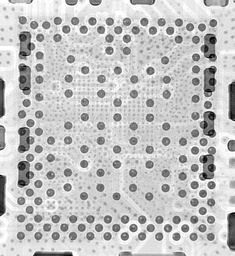
#> input picture Intel_obj.v2i.yolov8/train/images/01_jpg.rf.80566d19cb13634ce2fffab6ac338d84.jpg, 235 x 256 px, shrunk from 836 x 910 before the run; its folder holds only this picture in this run
$ python -i new_detection_loop.py   (imports and definitions only)
#> lines starting #> are read from the running program, lines starting #| are printed output that depends on the picture; after the words box and inside, x2 and y2 are one past the last pixel; in counts of white or black regions, pixels touching at a corner belong together
#> in process_pipeline, img is the input picture: shape (256, 235, 3); min 0, max 255, mean 195.5
import cv2
import numpy as np
import os
import glob

def segment_solder_balls(image):
    # Step 1: Slicing & Adaptive Thresholding [cite: 104, 105]
    gray = cv2.cvtColor(image, cv2.COLOR_BGR2GRAY)

    #Apply CLAHE (Contrast Limited Adaptive Histogram Equalization)
    # This will correct the ligh&dark unevenness of the X-ray images
    clahe = cv2.createCLAHE(clipLimit=2.0, tileGridSize=(8,8))
    enhanced_gray = clahe.apply(gray)
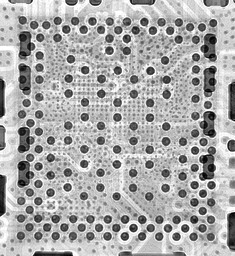
#> enhanced_gray: shape (256, 235); min 1, max 255, mean 171.2

    thresh = cv2.adaptiveThreshold(gray, 255, cv2.ADAPTIVE_THRESH_GAUSSIAN_C,
                                   cv2.THRESH_BINARY_INV, 15, 2)
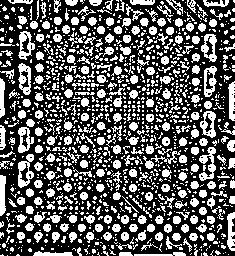
#> thresh: shape (256, 235); 36.3% white; 1338 white regions (1043 under 20 px), largest, box (x1, y1, x2, y2) and area: (18, 154, 34, 188) 278, (199, 147, 216, 181) 269, (18, 63, 31, 95) 248

    # Step 2: Circle Detection [cite: 107]
    circles = cv2.HoughCircles(thresh, cv2.HOUGH_GRADIENT, dp=1.2, minDist=30,
                               param1=50, param2=30, minRadius=10, maxRadius=50)
#> circles = 46 rows, first 8: [90.6, 121.8, 49.24], [150.6, 89.4, 49.24], [125.4, 132.6, 49.24], [142.2, 190.2, 49.24], [120.6, 89.4, 49.24], [75, 154.2, 49.24], [67.8, 78.6, 49.24], [103.8, 60.6, 49.24]

    #TUNING: param2 changes from 30 to 20
    #(Lower param2 = detects more circles, if false circles come change to 22-25)

    circles = cv2.HoughCircles(thresh, cv2.HOUGH_GRADIENT, dp=1.2, minDist=20, param1=50, param2=20, minRadius=5, maxRadius=60)
#> circles = 104 rows, first 8: [126.6, 149.4, 59.24], [139.8, 76.2, 59.24], [106.2, 113.4, 59.24], [139.8, 101.4, 59.24], [91.8, 153, 59.24], [174.6, 96.6, 53.96], [168.6, 185.4, 59.24], [155.4, 167.4, 57.92]

    if circles is not None:
        circles = np.uint16(np.around(circles))
#> circles = 104 rows, first 8: [127, 149, 59], [140, 76, 59], [106, 113, 59], [140, 101, 59], [92, 153, 59], [175, 97, 54], [169, 185, 59], [155, 167, 58]
        return circles[0, :]
    return []

def radial_scan_voids(ball_img, radius_max):
    # Step 3: Multi-directional Radial Scanning [cite: 162, 169]
    height, width = ball_img.shape
    center_x, center_y = width // 2, height // 2
    void_mask = np.zeros_like(ball_img)

    #NEW: Dynamic Thresholding Logic
    # 1. Calculate only the average intensity inside the circle, (avoiding the corners of the circles)
    mask = np.zeros_like(ball_img)
    cv2.circle(mask, (center_x, center_y), radius_max, 255, -1)
    mean_intensity = cv2.mean(ball_img, mask=mask)[0]

    # 2. Voids are mostly brighter as compared to all of the background pixels
    # According to the paper absolute should be difference > 6, but we will take a bit of margin.
    # TUNING: If voids are not getting detected tweak this absolute difference to be > 5 or 10, if you encounter noise tweak it to 20
    intensity_offset = 12

    # Paper suggests scanning from r_max down to 1 [cite: 169]
    for r in range(radius_max, 0, -1):
        # Angular scan from 0 to 360 degrees [cite: 189]
        for angle in range(0, 360, 2):
            theta = np.deg2rad(angle)
            x = int(center_x + r * np.cos(theta))
            y = int(center_y + r * np.sin(theta))

            if 0 <= x < width and 0 <= y < height:
                # Void Condition: Intensity check [cite: 195]
                # In X-rays, voids are usually brighter [cite: 52]
                if ball_img[y, x] > (mean_intensity + intensity_offset): # Placeholder for intensity threshold
                    void_mask[y, x] = 255

    # Step 4: Connectivity & Filtering [cite: 223, 224]
    # Remove noise smaller than 9 pixels
    num_labels, labels, stats, centroids = cv2.connectedComponentsWithStats(void_mask, connectivity=8)
    final_mask = np.zeros_like(void_mask)
    for i in range(1, num_labels):
        if stats[i, cv2.CC_STAT_AREA] >= 9:
            final_mask[labels == i] = 255

    return final_mask

def process_pipeline(img_path, base_output_dir):
    img = cv2.imread(img_path)
    if img is None:
        print(f"⚠️ Error: Image read nahi ho payi: {img_path}")
        return

    # Image ka naam nikalna (e.g., '35.jpg' -> '35')
    img_filename = os.path.basename(img_path)
    img_name_without_ext = os.path.splitext(img_filename)[0]

    # 1. Is specific image ke liye alag output directory banayein
    img_output_dir = os.path.join(base_output_dir, img_name_without_ext)
    os.makedirs(img_output_dir, exist_ok=True)

    balls = segment_solder_balls(img)
#> balls has the same summary as circles in segment_solder_balls
    gray = cv2.cvtColor(img, cv2.COLOR_BGR2GRAY)

    # 2. Original image ki ek copy banayein mapping ke liye
    final_overlay = img.copy()

    print(f"🔄 Processing: {img_filename} - Found {len(balls)} balls.")
#| 🔄 Processing: 01_jpg.rf.80566d19cb13634ce2fffab6ac338d84.jpg - Found 104 balls.

    for i, (x, y, r) in enumerate(balls):
        # Boundary constraints
        y1, y2 = max(0, y-r), min(gray.shape[0], y+r)
        x1, x2 = max(0, x-r), min(gray.shape[1], x+r)

        # Har ball ko crop karna
        crop = gray[y1:y2, x1:x2]
        if crop.size == 0: continue

        # Void detection apply karna
        voids = radial_scan_voids(crop, r)

        # Void Percentage calculate karna [cite: 231]
        void_area = np.sum(voids == 255)
        ball_area = np.pi * (r**2)
        percentage = (void_area / ball_area) * 100

        # 3. Individual results save karein
        cv2.imwrite(os.path.join(img_output_dir, f"ball_{i}_original.jpg"), crop)
        cv2.imwrite(os.path.join(img_output_dir, f"ball_{i}_voids.png"), voids)

        # 4. Remapping onto Original Image
        void_y_indices, void_x_indices = np.where(voids == 255)
        orig_y = void_y_indices + y1
        orig_x = void_x_indices + x1

        final_overlay[orig_y, orig_x] = [0, 0, 255] # Red voids

        # Solder ball ko visualize karne ke liye ek blue circle aur text
        cv2.circle(final_overlay, (x, y), r, (255, 0, 0), 1)
        cv2.putText(final_overlay, f"{percentage:.1f}%", (x - int(r*0.8), y - r - 5),
                    cv2.FONT_HERSHEY_SIMPLEX, 0.4, (0, 255, 0), 1)
#> this loop made 104 passes
#> (x, y, r, y1, y2, x1, x2, height in radial_scan_voids) on passes 1 to 12: (127, 149, 59, 90, 208, 68, 186, 118), (140, 76, 59, 17, 135, 81, 199, 118), (106, 113, 59, 54, 172, 47, 165, 118), (140, 101, 59, 42, 160, 81, 199, 118), (92, 153, 59, 94, 212, 33, 151, 118), (175, 97, 54, 43, 151, 121, 229, 108), (169, 185, 59, 126, 244, 110, 228, 118), (155, 167, 58, 109, 225, 97, 213, 116), (133, 193, 54, 139, 247, 79, 187, 108), (111, 172, 53, 119, 225, 58, 164, 106), (64, 184, 55, 129, 239, 9, 119, 110), (62, 82, 49, 33, 131, 13, 111, 98)
#> (x, y, r) on passes 50 to 55: (59, 25, 22), (206, 34, 26), (155, 17, 28), (28, 217, 25), (85, 105, 22), (27, 58, 25)
#> pass 1, in process_pipeline, `crop = gray[y1:y2, x1:x2]`:
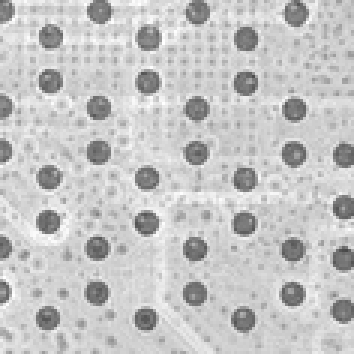
#> crop: shape (118, 118) (shown 3 times larger); min 73, max 255, mean 196.9
#> pass 1, in process_pipeline, `voids = radial_scan_voids(crop, r)`:
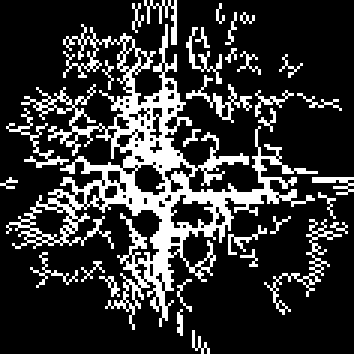
#> voids: shape (118, 118) (shown 3 times larger); 20.7% white in thin lines or dots
#> pass 2, in process_pipeline, `crop = gray[y1:y2, x1:x2]`:
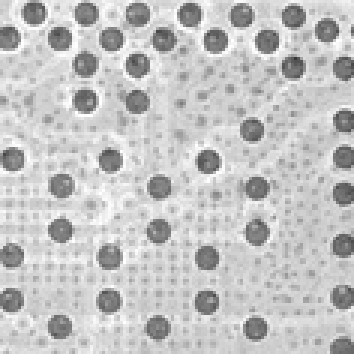
#> crop: shape (118, 118) (shown 3 times larger); min 55, max 255, mean 195.3
#> pass 2, in process_pipeline, `voids = radial_scan_voids(crop, r)`:
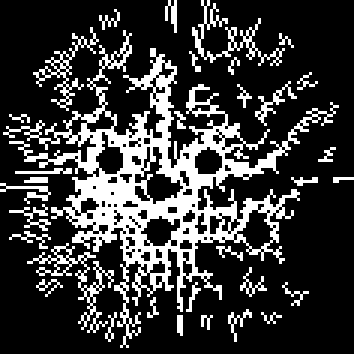
#> voids: shape (118, 118) (shown 3 times larger); 22.9% white in thin lines or dots
#> after the loop:
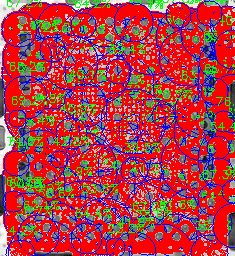
#> final_overlay: shape (256, 235, 3); mean B, G, R 72.9, 61.6, 175.9

    # 5. Final poori remapped image ko save karein
    final_output_path = os.path.join(img_output_dir, f"{img_name_without_ext}_remapped.jpg")
    cv2.imwrite(final_output_path, final_overlay)
    print(f"✅ Saved results for {img_filename} in '{img_output_dir}' folder.")
#| ✅ Saved results for 01_jpg.rf.80566d19cb13634ce2fffab6ac338d84.jpg in 'out.png/01_jpg.rf.80566d19cb13634ce2fffab6ac338d84' folder.

def process_folder(input_folder, output_folder):
    """Folder ki saari images ko process karne ka main function"""
    os.makedirs(output_folder, exist_ok=True)

    # Valid image formats define karein
    valid_extensions = ('.jpg', '.jpeg', '.png', '.bmp', '.tif', '.tiff')

    # Folder mein se saari files nikalein
    all_files = os.listdir(input_folder)
    image_files = [f for f in all_files if f.lower().endswith(valid_extensions)]

    if not image_files:
        print(f"❌ Koi valid image nahi mili '{input_folder}' mein.")
        return

    print(f"🚀 Total {len(image_files)} images detect hui hain. Processing start ho rahi hai...\n")

    for filename in image_files:
        img_path = os.path.join(input_folder, filename)
        process_pipeline(img_path, output_folder)

    print(f"\n🎉 Batch Processing Complete! All results saved in '{output_folder}' ")

# Run the pipeline
# [8 lines not run here, left out]

>>> result = process_pipeline('Intel_obj.v2i.yolov8/train/images/01_jpg.rf.80566d19cb13634ce2fffab6ac338d84.jpg', 'out.png')
